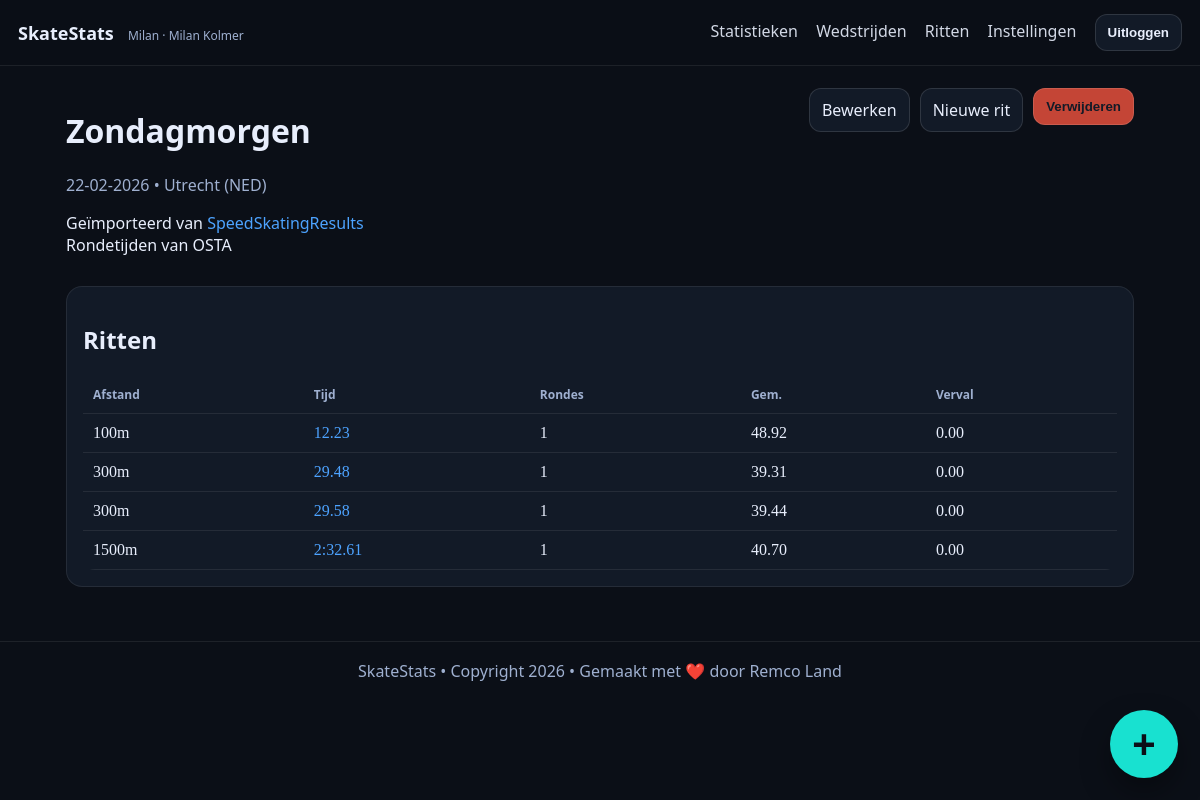
Screenshot of /competitions/241 (signed in) with the database file from the repository.
### tables this page shows
CREATE TABLE user (
              id INTEGER PRIMARY KEY AUTOINCREMENT,
              username TEXT NOT NULL UNIQUE,
              password_hash TEXT NOT NULL,
              skater_id INTEGER NOT NULL UNIQUE,
              is_admin INTEGER NOT NULL DEFAULT 0,
              created_at TEXT NOT NULL,
              updated_at TEXT NOT NULL,
              last_login_at TEXT, theme_preference TEXT NOT NULL DEFAULT 'dark',
              FOREIGN KEY (skater_id) REFERENCES skater(id) ON DELETE RESTRICT
            );

CREATE TABLE skater (
              id INTEGER PRIMARY KEY AUTOINCREMENT,
              name TEXT NOT NULL UNIQUE
            );

CREATE TABLE competition (
              id INTEGER PRIMARY KEY AUTOINCREMENT,
              name TEXT NOT NULL,
              venue TEXT,
              competition_date TEXT NOT NULL, -- YYYY-MM-DD
              notes TEXT,
              created_at TEXT NOT NULL
            , owner_user_id INTEGER);

CREATE TABLE race (
              id INTEGER PRIMARY KEY AUTOINCREMENT,
              competition_id INTEGER NOT NULL,
              skater_id INTEGER NOT NULL,
              distance_m INTEGER NOT NULL,
              category TEXT,
              class_name TEXT,
              lane TEXT,
              opponent TEXT,
              total_time_ms INTEGER,
              laps_csv TEXT,   -- "30.12,31.00,31.50"
              dnf INTEGER NOT NULL DEFAULT 0,
              notes TEXT,
              created_at TEXT NOT NULL,
              FOREIGN KEY (competition_id) REFERENCES competition(id) ON DELETE CASCADE,
              FOREIGN KEY (skater_id) REFERENCES skater(id) ON DELETE RESTRICT
            );

### app/main.py (the view)
@app.get("/competitions/{competition_id}", response_class=HTMLResponse)
def competition_detail(request: Request, competition_id: int):
    current_user = require_user(request)
    with db() as conn:
        comp = conn.execute(
            "SELECT * FROM competition WHERE id = ? AND owner_user_id = ?",
            (competition_id, int(current_user["id"])),
        ).fetchone()
        if not comp:
            return HTMLResponse("Competition not found", status_code=404)
        races = conn.execute(
            """
            SELECT r.*
            FROM race r
            WHERE r.competition_id = ? AND r.skater_id = ?
            ORDER BY r.distance_m ASC, r.total_time_ms ASC
            """,
            (competition_id, int(current_user["skater_id"])),
        ).fetchall()
    races_enriched = []
    for r in races:
        laps = laps_from_csv(r["laps_csv"])
        metrics = compute_race_metrics(laps, r["distance_m"])
        races_enriched.append((r, metrics))
    return render(
        request,
        "competition_detail.html",
        comp=comp,
        races=races_enriched,
        fmt_ms=fmt_ms,
        fmt_date=fmt_date_ymd_to_dmy,
        format_notes_html=format_notes_html,
    )

### app/main.py (called while the page is built)
def fmt_date_ymd_to_dmy(ymd: str | None) -> str:
    if not ymd:
        return "-"
    try:
        d = datetime.strptime(ymd, "%Y-%m-%d")
        return d.strftime("%d-%m-%Y")
    except ValueError:
        return ymd

def db() -> sqlite3.Connection:
    conn = sqlite3.connect(DB_PATH)
    conn.execute("PRAGMA foreign_keys = ON")
    conn.row_factory = sqlite3.Row
    return conn

def get_user_by_id(conn: sqlite3.Connection, user_id: int) -> Optional[sqlite3.Row]:
    return conn.execute(
        """
        SELECT u.*, s.name AS skater_name
        FROM user u
        JOIN skater s ON s.id = u.skater_id
        WHERE u.id = ?
        """,
        (user_id,),
    ).fetchone()

def normalize_theme_preference(raw_value: str) -> str:
    value = (raw_value or "").strip().lower()
    if value == "light":
        return "light"
    if value == "system":
        return "system"
    return "dark"

def resolved_theme(theme_preference: str) -> str:
    return "dark" if normalize_theme_preference(theme_preference) == "system" else normalize_theme_preference(theme_preference)

def render(request: Request, template_name: str, **ctx) -> HTMLResponse:
    tpl = templates_env.get_template(template_name)
    current_user = getattr(request.state, "user", None)
    html = tpl.render(
        app_title=APP_TITLE,
        request=request,
        current_user=current_user,
        owner_name=current_user["skater_name"] if current_user else OWNER_NAME,
        theme_preference=normalize_theme_preference(current_user["theme_preference"]) if current_user else "dark",
        active_theme=resolved_theme(current_user["theme_preference"]) if current_user else "dark",
        **ctx,
    )
    return HTMLResponse(html)

def require_user(request: Request) -> sqlite3.Row:
    current_user = getattr(request.state, "user", None)
    if current_user is None:
        raise RuntimeError("missing authenticated user")
    return current_user

def fmt_ms(ms: Optional[int]) -> str:
    if ms is None:
        return "-"
    sign = "-" if ms < 0 else ""
    total_seconds = abs(ms) / 1000.0
    minutes = int(total_seconds // 60)
    seconds = total_seconds - (minutes * 60)
    if minutes > 0:
        return f"{sign}{minutes}:{seconds:05.2f}"
    return f"{sign}{seconds:.2f}"

def opening_split_m(distance_m: int) -> int:
    if distance_m == 500:
        return 100
    if distance_m == 1500:
        return 300
    if distance_m == 100:
        return 100
    return 200

### app/templates/competition_detail.html
{% extends "base.html" %}
{% block content %}
  <div class="row">
    <div>
      <h1>{{ comp.name }}</h1>
      <p class="muted">{{ fmt_date(comp.competition_date) }}{% if comp.venue %} • {{ comp.venue }}{% endif %}</p>
      {% if comp.notes %}<p class="notes-block">{{ format_notes_html(comp.notes) }}</p>{% endif %}
    </div>
    <div class="row-actions">
      <a class="btn" href="/competitions/{{ comp.id }}/edit">Bewerken</a>
      <a class="btn" href="/races/new">Nieuwe rit</a>
      <form method="post" action="/competitions/{{ comp.id }}/delete" class="inline-form" onsubmit="return confirm('Weet je zeker dat je deze wedstrijd en alle gekoppelde ritten wilt verwijderen?');">
        <button type="submit" class="btn btn-danger">Verwijderen</button>
      </form>
    </div>
  </div>
  <section class="card">
    <h2>Ritten</h2>
    {% if races|length == 0 %}
      <p>Nog geen ritten in deze wedstrijd.</p>
    {% else %}
      <table>
        <thead>
          <tr>
            <th>Afstand</th><th>Tijd</th><th>Rondes</th><th>Gem.</th><th>Verval</th>
          </tr>
        </thead>
        <tbody>
          {% for r, m in races %}
            <tr>
              <td class="mono">{{ r.distance_m }}m</td>
              <td class="mono"><a href="/races/{{ r.id }}">{{ fmt_ms(r.total_time_ms) }}</a>{% if r.dnf == 1 %} (DNF){% endif %}</td>
              <td class="mono">{{ m.segment_count }}</td>
              <td class="mono">{% if m.avg_400 is not none %}{{ "%.2f"|format(m.avg_400) }}{% else %}-{% endif %}</td>
              <td class="mono">{% if m.fade_400eq is not none %}{{ "%.2f"|format(m.fade_400eq) }}{% else %}-{% endif %}</td>
            </tr>
          {% endfor %}
        </tbody>
      </table>
    {% endif %}
  </section>
{% endblock %}

### app/templates/base.html (shortened to what this page needs)
<!doctype html>
<html lang="nl" data-theme="{{ active_theme }}" data-theme-preference="{{ theme_preference }}">
  <head>
    <link rel="stylesheet" href="/static/style.css" />
  </head>
  <body data-theme="{{ active_theme }}" data-theme-preference="{{ theme_preference }}">
    <header class="topbar">
      <div class="brand">
        <a href="/">{{ app_title }}</a>
        {% if current_user %}
          <span class="tag">{{ current_user.username }} · {{ owner_name }}</span>
        {% else %}
          <span class="tag">login required</span>
        {% endif %}
      </div>
      {% if current_user %}
        <nav class="nav-desktop">
          <a href="/stats">Statistieken</a>
          <a href="/competitions">Wedstrijden</a>
          <a href="/races">Ritten</a>
          <a href="/account/settings">Instellingen</a>
          <form method="post" action="/logout" class="inline-form">
            <button type="submit" class="btn-secondary">Uitloggen</button>
          </form>
        </nav>
      {% endif %}
    </header>
    <main class="container">
      {% block content %}{% endblock %}
    </main>
    {% if current_user %}
      <div class="fab-menu" data-open="false">
        <button type="button" class="fab-toggle" aria-label="Snelle acties" aria-expanded="false">+</button>
      </div>
    {% endif %}
    <footer class="footer">
      <span>SkateStats • Copyright 2026 • Gemaakt met ❤️ door Remco Land</span>
    </footer>
  </body>
</html>

### rows the page displays
user: username "Milan"
skater: name "Milan Kolmer"
competition: name "Zondagmorgen", competition_date "22-02-2026", venue "Utrecht (NED)", notes "Geïmporteerd van SpeedSkatingResults Rondetijden van OSTA"
race: distance_m "100", total_time_ms "12.23", segment_count "1", avg_400 "48.92", fade_400eq "0.00"
race: distance_m "300", total_time_ms "29.48", segment_count "1", avg_400 "39.31", fade_400eq "0.00"
race: distance_m "300", total_time_ms "29.58", segment_count "1", avg_400 "39.44", fade_400eq "0.00"
race: distance_m "1500", total_time_ms "2:32.61", segment_count "1", avg_400 "40.70", fade_400eq "0.00"

### other values shown
{{ app_title }} "SkateStats"
